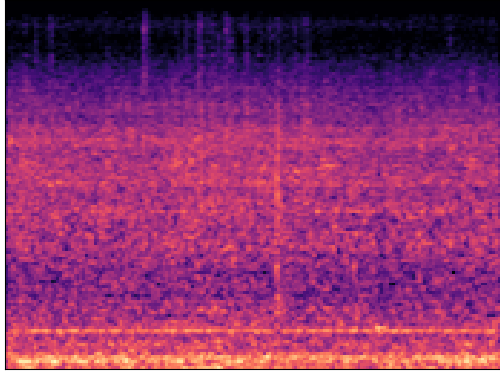
#> input picture audio_spectograms/0/100852-0-0-11.png, 500 x 374 px; its folder holds only this picture in this run
$ jupyter execute --allow-errors Onisleme.ipynb   (shell and % lines are left out)
#> lines starting #> are read from the running program, lines starting #| are printed output that depends on the picture
#> further down, image is the input picture: shape (374, 500, 3); mean B, G, R 107.3, 47.8, 136.5
#> `gray = cv2.cvtColor(image,cv2.COLOR_BGR2GRAY)`:
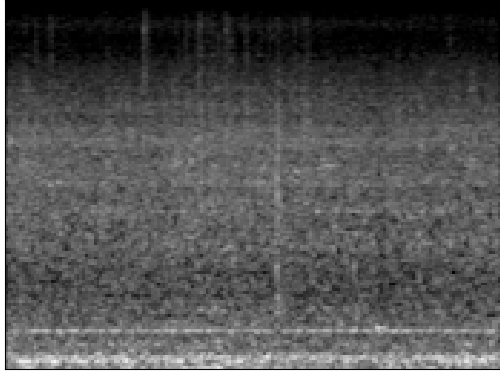
#> gray: shape (374, 500); min 0, max 255, mean 81
#> `resize = cv2.resize(gray,(256,256))`:
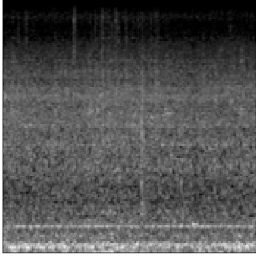
#> resize: shape (256, 256); min 0, max 255, mean 81.2
#> pass 2 of the loop `for folder_index in range(10):`:
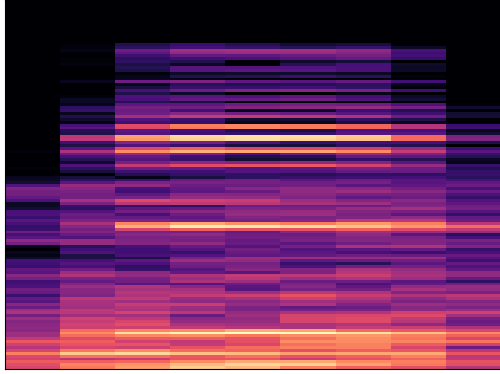
#> input picture audio_spectograms/1/118496-1-1-0.png, 500 x 374 px
#> image is the input picture: shape (374, 500, 3); mean B, G, R 92.6, 42.4, 105.6
#> `gray = cv2.cvtColor(image,cv2.COLOR_BGR2GRAY)`:
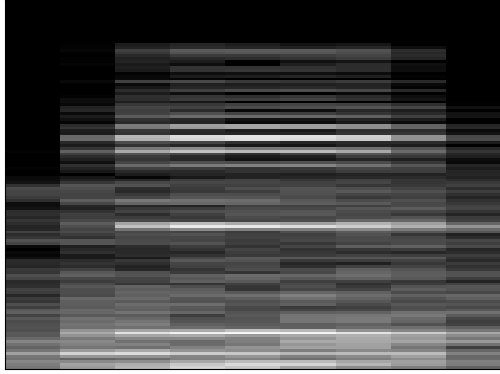
#> gray: shape (374, 500); min 0, max 255, mean 66.9
#> `resize = cv2.resize(gray,(256,256))`:
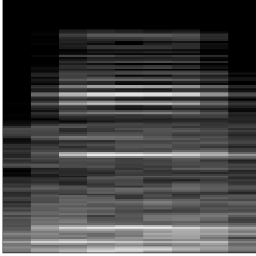
#> resize: shape (256, 256); min 0, max 255, mean 67
Import required libraries

[cell 1]
import pandas as pd
import os
import cv2
import numpy as np
from os import listdir
from os.path import join

Create an empty list for all images.

[cell 2]
final_list = []

Read all images with for loop then convert them to grayscale -> resize -> normalize. Then append to the list with their class label number.

#> (a cell that did not finish here is left out)
